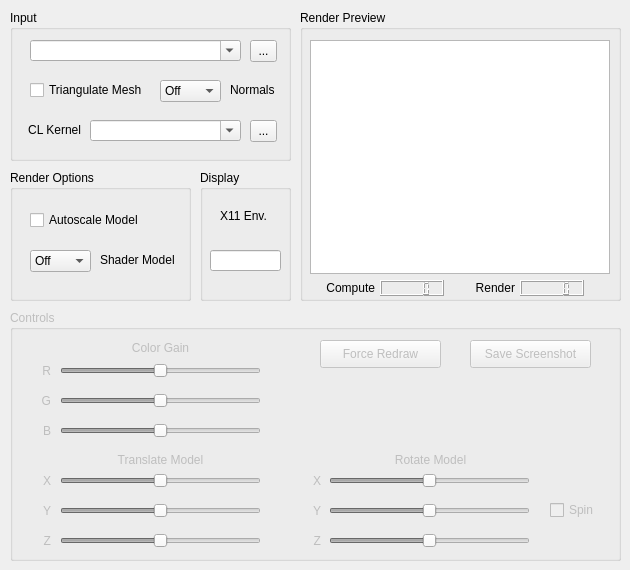
    <widget class="QWidget" name="dscp4Tab">
     <attribute name="title">
      <string>&amp;DSCP4</string>
     </attribute>
     <widget class="QGroupBox" name="inputGroupBox">
      <property name="geometry">
       <rect>
        <x>10</x>
        <y>10</y>
        <width>281</width>
        <height>151</height>
       </rect>
      </property>
      <property name="toolTip">
       <string>&lt;html&gt;&lt;head/&gt;&lt;body&gt;&lt;p&gt;Input run-time options&lt;/p&gt;&lt;/body&gt;&lt;/html&gt;</string>
      </property>
      <property name="title">
       <string>Input</string>
      </property>
      <widget class="QComboBox" name="inputFileComboBox">
       <property name="geometry">
        <rect>
         <x>20</x>
         <y>30</y>
         <width>211</width>
         <height>21</height>
        </rect>
       </property>
       <property name="acceptDrops">
        <bool>false</bool>
       </property>
       <property name="toolTip">
        <string>&lt;html&gt;&lt;head/&gt;&lt;body&gt;&lt;p&gt;Sets the 3D object filename&lt;/p&gt;&lt;/body&gt;&lt;/html&gt;</string>
       </property>
       <property name="editable">
        <bool>true</bool>
       </property>
      </widget>
      <widget class="QToolButton" name="inputFileToolButton">
       <property name="geometry">
        <rect>
         <x>240</x>
         <y>30</y>
         <width>27</width>
         <height>22</height>
        </rect>
       </property>
       <property name="text">
        <string>...</string>
       </property>
      </widget>
      <widget class="QCheckBox" name="triangulateMeshCheckBox">
       <property name="geometry">
        <rect>
         <x>20</x>
         <y>70</y>
         <width>131</width>
         <height>20</height>
        </rect>
       </property>
       <property name="toolTip">
        <string>&lt;html&gt;&lt;head/&gt;&lt;body&gt;&lt;p&gt;Triangulates all vertices of all meshes&lt;/p&gt;&lt;/body&gt;&lt;/html&gt;</string>
       </property>
       <property name="layoutDirection">
        <enum>Qt::LeftToRight</enum>
       </property>
       <property name="text">
        <string>Triangulate Mesh</string>
       </property>
      </widget>
      <widget class="QComboBox" name="generateNormalsComboBox">
       <property name="geometry">
        <rect>
         <x>150</x>
         <y>70</y>
         <width>61</width>
         <height>22</height>
        </rect>
       </property>
       <property name="toolTip">
        <string>&lt;html&gt;&lt;head/&gt;&lt;body&gt;&lt;p&gt;Generates normals for lighting&lt;/p&gt;&lt;/body&gt;&lt;/html&gt;</string>
       </property>
       <item>
        <property name="text">
         <string>Off</string>
        </property>
       </item>
       <item>
        <property name="text">
         <string>Flat</string>
        </property>
       </item>
       <item>
        <property name="text">
         <string>Smooth</string>
        </property>
       </item>
      </widget>
      <widget class="QLabel" name="generateNormalsLabel">
       <property name="geometry">
        <rect>
         <x>220</x>
         <y>70</y>
         <width>51</width>
         <height>20</height>
        </rect>
       </property>
       <property name="text">
        <string>Normals</string>
       </property>
      </widget>
      <widget class="QComboBox" name="openclKernelFileComboBox">
       <property name="geometry">
        <rect>
         <x>80</x>
         <y>110</y>
         <width>151</width>
         <height>21</height>
        </rect>
       </property>
       <property name="acceptDrops">
        <bool>false</bool>
       </property>
       <property name="toolTip">
        <string>&lt;html&gt;&lt;head/&gt;&lt;body&gt;&lt;p&gt;Sets the OpenCL kernel filename (only applies if using OpenCL compute method)&lt;/p&gt;&lt;/body&gt;&lt;/html&gt;</string>
       </property>
       <property name="editable">
        <bool>true</bool>
       </property>
      </widget>
      <widget class="QLabel" name="openclKernelLabel">
       <property name="geometry">
        <rect>
         <x>10</x>
         <y>110</y>
         <width>61</width>
         <height>20</height>
        </rect>
       </property>
       <property name="text">
        <string>CL Kernel</string>
       </property>
       <property name="alignment">
        <set>Qt::AlignRight|Qt::AlignTrailing|Qt::AlignVCenter</set>
       </property>
      </widget>
      <widget class="QToolButton" name="openclKernelFileToolButton">
       <property name="geometry">
        <rect>
         <x>240</x>
         <y>110</y>
         <width>27</width>
         <height>22</height>
        </rect>
       </property>
       <property name="text">
        <string>...</string>
       </property>
      </widget>
     </widget>
     <widget class="QGroupBox" name="renderGroupBox">
      <property name="geometry">
       <rect>
        <x>10</x>
        <y>170</y>
        <width>181</width>
        <height>131</height>
       </rect>
      </property>
      <property name="title">
       <string>Render Options</string>
      </property>
      <widget class="QCheckBox" name="autoscaleModelCheckBox">
       <property name="geometry">
        <rect>
         <x>20</x>
         <y>40</y>
         <width>161</width>
         <height>20</height>
        </rect>
       </property>
       <property name="toolTip">
        <string>&lt;html&gt;&lt;head/&gt;&lt;body&gt;&lt;p&gt;Autoscales and centers 3D model data&lt;/p&gt;&lt;/body&gt;&lt;/html&gt;</string>
       </property>
       <property name="text">
        <string>Autoscale Model</string>
       </property>
      </widget>
      <widget class="QComboBox" name="shaderModelComboBox">
       <property name="geometry">
        <rect>
         <x>20</x>
         <y>80</y>
         <width>61</width>
         <height>22</height>
        </rect>
       </property>
       <property name="toolTip">
        <string>&lt;html&gt;&lt;head/&gt;&lt;body&gt;&lt;p&gt;Sets the renderer's lighting model&lt;/p&gt;&lt;/body&gt;&lt;/html&gt;</string>
       </property>
       <item>
        <property name="text">
         <string>Off</string>
        </property>
       </item>
       <item>
        <property name="text">
         <string>Flat</string>
        </property>
       </item>
       <item>
        <property name="text">
         <string>Smooth</string>
        </property>
       </item>
      </widget>
      <widget class="QLabel" name="shaderModelLabel">
       <property name="geometry">
        <rect>
         <x>90</x>
         <y>80</y>
         <width>81</width>
         <height>20</height>
        </rect>
       </property>
       <property name="text">
        <string>Shader Model</string>
       </property>
      </widget>
     </widget>
     <widget class="QGroupBox" name="controlGroupBox">
      <property name="enabled">
       <bool>false</bool>
      </property>
      <property name="geometry">
       <rect>
        <x>10</x>
        <y>310</y>
        <width>611</width>
        <height>251</height>
       </rect>
      </property>
      <property name="title">
       <string>Controls</string>
      </property>
      <widget class="QSlider" name="redColorGainHorizontalSlider">
       <property name="enabled">
        <bool>false</bool>
       </property>
       <property name="geometry">
        <rect>
         <x>50</x>
         <y>50</y>
         <width>201</width>
         <height>22</height>
        </rect>
       </property>
       <property name="minimum">
        <number>-100</number>
       </property>
       <property name="maximum">
        <number>100</number>
       </property>
       <property name="singleStep">
        <number>1</number>
       </property>
       <property name="orientation">
        <enum>Qt::Horizontal</enum>
       </property>
      </widget>
      <widget class="QSlider" name="greenColorGainHorizontalSlider">
       <property name="enabled">
        <bool>false</bool>
       </property>
       <property name="geometry">
        <rect>
         <x>50</x>
         <y>80</y>
         <width>201</width>
         <height>22</height>
        </rect>
       </property>
       <property name="minimum">
        <number>-1000</number>
       </property>
       <property name="maximum">
        <number>1000</number>
       </property>
       <property name="singleStep">
        <number>1</number>
       </property>
       <property name="pageStep">
        <number>100</number>
       </property>
       <property name="orientation">
        <enum>Qt::Horizontal</enum>
       </property>
       <property name="tickPosition">
        <enum>QSlider::NoTicks</enum>
       </property>
       <property name="tickInterval">
        <number>0</number>
       </property>
      </widget>
      <widget class="QSlider" name="blueColorGainHorizontalSlider">
       <property name="enabled">
        <bool>false</bool>
       </property>
       <property name="geometry">
        <rect>
         <x>50</x>
         <y>110</y>
         <width>201</width>
         <height>22</height>
        </rect>
       </property>
       <property name="minimum">
        <number>-1000</number>
       </property>
       <property name="maximum">
        <number>1000</number>
       </property>
       <property name="singleStep">
        <number>1</number>
       </property>
       <property name="pageStep">
        <number>100</number>
       </property>
       <property name="orientation">
        <enum>Qt::Horizontal</enum>
       </property>
      </widget>
      <widget class="QLabel" name="colorGainLabel">
       <property name="geometry">
        <rect>
         <x>100</x>
         <y>30</y>
         <width>101</width>
         <height>16</height>
        </rect>
       </property>
       <property name="text">
        <string>Color Gain</string>
       </property>
       <property name="alignment">
        <set>Qt::AlignCenter</set>
       </property>
      </widget>
      <widget class="QLabel" name="rColorGainLabel">
       <property name="geometry">
        <rect>
         <x>20</x>
         <y>50</y>
         <width>21</width>
         <height>21</height>
        </rect>
       </property>
       <property name="text">
        <string>R</string>
       </property>
       <property name="alignment">
        <set>Qt::AlignRight|Qt::AlignTrailing|Qt::AlignVCenter</set>
       </property>
      </widget>
      <widget class="QLabel" name="gColorGainLabel">
       <property name="geometry">
        <rect>
         <x>20</x>
         <y>80</y>
         <width>21</width>
         <height>21</height>
        </rect>
       </property>
       <property name="text">
        <string>G</string>
       </property>
       <property name="alignment">
        <set>Qt::AlignRight|Qt::AlignTrailing|Qt::AlignVCenter</set>
       </property>
      </widget>
      <widget class="QLabel" name="brColorGainLabel">
       <property name="geometry">
        <rect>
         <x>20</x>
         <y>110</y>
         <width>21</width>
         <height>21</height>
        </rect>
       </property>
       <property name="text">
        <string>B</string>
       </property>
       <property name="alignment">
        <set>Qt::AlignRight|Qt::AlignTrailing|Qt::AlignVCenter</set>
       </property>
      </widget>
      <widget class="QSlider" name="xTranslateHorizontalSlider">
       <property name="enabled">
        <bool>false</bool>
       </property>
       <property name="geometry">
        <rect>
         <x>50</x>
         <y>160</y>
         <width>201</width>
         <height>22</height>
        </rect>
       </property>
       <property name="minimum">
        <number>-1000</number>
       </property>
       <property name="maximum">
        <number>1000</number>
       </property>
       <property name="pageStep">
        <number>100</number>
       </property>
       <property name="orientation">
        <enum>Qt::Horizontal</enum>
       </property>
      </widget>
      <widget class="QSlider" name="zTranslateHorizontalSlider">
       <property name="enabled">
        <bool>false</bool>
       </property>
       <property name="geometry">
        <rect>
         <x>50</x>
         <y>220</y>
         <width>201</width>
         <height>22</height>
        </rect>
       </property>
       <property name="minimum">
        <number>-1000</number>
       </property>
       <property name="maximum">
        <number>1000</number>
       </property>
       <property name="pageStep">
        <number>100</number>
       </property>
       <property name="orientation">
        <enum>Qt::Horizontal</enum>
       </property>
      </widget>
      <widget class="QSlider" name="yTranslateHorizontalSlider">
       <property name="enabled">
        <bool>false</bool>
       </property>
       <property name="geometry">
        <rect>
         <x>50</x>
         <y>190</y>
         <width>201</width>
         <height>22</height>
        </rect>
       </property>
       <property name="minimum">
        <number>-1000</number>
       </property>
       <property name="maximum">
        <number>1000</number>
       </property>
       <property name="pageStep">
        <number>100</number>
       </property>
       <property name="orientation">
        <enum>Qt::Horizontal</enum>
       </property>
      </widget>
      <widget class="QLabel" name="xTranslateModelLabel">
       <property name="geometry">
        <rect>
         <x>20</x>
         <y>160</y>
         <width>21</width>
         <height>21</height>
        </rect>
       </property>
       <property name="text">
        <string>X</string>
       </property>
       <property name="alignment">
        <set>Qt::AlignRight|Qt::AlignTrailing|Qt::AlignVCenter</set>
       </property>
      </widget>
      <widget class="QLabel" name="zTranslateModelLabel">
       <property name="geometry">
        <rect>
         <x>20</x>
         <y>220</y>
         <width>21</width>
         <height>21</height>
        </rect>
       </property>
       <property name="text">
        <string>Z</string>
       </property>
       <property name="alignment">
        <set>Qt::AlignRight|Qt::AlignTrailing|Qt::AlignVCenter</set>
       </property>
      </widget>
      <widget class="QLabel" name="yTranslateModelLabel">
       <property name="geometry">
        <rect>
         <x>20</x>
         <y>190</y>
         <width>21</width>
         <height>21</height>
        </rect>
       </property>
       <property name="text">
        <string>Y</string>
       </property>
       <property name="alignment">
        <set>Qt::AlignRight|Qt::AlignTrailing|Qt::AlignVCenter</set>
       </property>
      </widget>
      <widget class="QLabel" name="translateModelLabel">
       <property name="geometry">
        <rect>
         <x>50</x>
         <y>140</y>
         <width>201</width>
         <height>20</height>
        </rect>
       </property>
       <property name="text">
        <string>Translate Model</string>
       </property>
       <property name="alignment">
        <set>Qt::AlignCenter</set>
       </property>
      </widget>
      <widget class="QPushButton" name="saveScreenshotButton">
       <property name="enabled">
        <bool>false</bool>
       </property>
       <property name="geometry">
        <rect>
         <x>460</x>
         <y>30</y>
         <width>121</width>
         <height>28</height>
        </rect>
       </property>
       <property name="toolTip">
        <string>&lt;html&gt;&lt;head/&gt;&lt;body&gt;&lt;p&gt;Sends a command to the renderer to save a PNG of the framebuffers&lt;/p&gt;&lt;/body&gt;&lt;/html&gt;</string>
       </property>
       <property name="text">
        <string>Save Screenshot</string>
       </property>
      </widget>
      <widget class="QPushButton" name="forceRedrawButton">
       <property name="enabled">
        <bool>false</bool>
       </property>
       <property name="geometry">
        <rect>
         <x>310</x>
         <y>30</y>
         <width>121</width>
         <height>28</height>
        </rect>
       </property>
       <property name="toolTip">
        <string>&lt;html&gt;&lt;head/&gt;&lt;body&gt;&lt;p&gt;Sends a command to the renderer to re-draw the current frame&lt;/p&gt;&lt;/body&gt;&lt;/html&gt;</string>
       </property>
       <property name="text">
        <string>Force Redraw</string>
       </property>
      </widget>
      <widget class="QCheckBox" name="spinModelCheckBox">
       <property name="enabled">
        <bool>false</bool>
       </property>
       <property name="geometry">
        <rect>
         <x>540</x>
         <y>190</y>
         <width>51</width>
         <height>20</height>
        </rect>
       </property>
       <property name="text">
        <string>Spin</string>
       </property>
      </widget>
      <widget class="QLabel" name="yRotateModelLabel">
       <property name="geometry">
        <rect>
         <x>290</x>
         <y>190</y>
         <width>21</width>
         <height>21</height>
        </rect>
       </property>
       <property name="text">
        <string>Y</string>
       </property>
       <property name="alignment">
        <set>Qt::AlignRight|Qt::AlignTrailing|Qt::AlignVCenter</set>
       </property>
      </widget>
      <widget class="QLabel" name="rotateModelLabel">
       <property name="geometry">
        <rect>
         <x>320</x>
         <y>140</y>
         <width>201</width>
         <height>20</height>
        </rect>
       </property>
       <property name="text">
        <string>Rotate Model</string>
       </property>
       <property name="alignment">
        <set>Qt::AlignCenter</set>
       </property>
      </widget>
      <widget class="QLabel" name="xRotateModelLabel">
       <property name="geometry">
        <rect>
         <x>290</x>
         <y>160</y>
         <width>21</width>
         <height>21</height>
        </rect>
       </property>
       <property name="text">
        <string>X</string>
       </property>
       <property name="alignment">
        <set>Qt::AlignRight|Qt::AlignTrailing|Qt::AlignVCenter</set>
       </property>
      </widget>
      <widget class="QSlider" name="yRotateHorizontalSlider">
       <property name="enabled">
        <bool>false</bool>
       </property>
       <property name="geometry">
        <rect>
         <x>319</x>
         <y>190</y>
         <width>201</width>
         <height>22</height>
        </rect>
       </property>
       <property name="minimum">
        <number>-1000</number>
       </property>
       <property name="maximum">
        <number>1000</number>
       </property>
       <property name="pageStep">
        <number>100</number>
       </property>
       <property name="orientation">
        <enum>Qt::Horizontal</enum>
       </property>
      </widget>
      <widget class="QSlider" name="xRotateHorizontalSlider">
       <property name="enabled">
        <bool>false</bool>
       </property>
       <property name="geometry">
        <rect>
         <x>319</x>
         <y>160</y>
         <width>201</width>
         <height>22</height>
        </rect>
       </property>
       <property name="minimum">
        <number>-1000</number>
       </property>
       <property name="maximum">
        <number>1000</number>
       </property>
       <property name="pageStep">
        <number>100</number>
       </property>
       <property name="orientation">
        <enum>Qt::Horizontal</enum>
       </property>
      </widget>
      <widget class="QLabel" name="zRotateModelLabel">
       <property name="geometry">
        <rect>
         <x>290</x>
         <y>220</y>
         <width>21</width>
         <height>21</height>
        </rect>
       </property>
       <property name="text">
        <string>Z</string>
       </property>
       <property name="alignment">
        <set>Qt::AlignRight|Qt::AlignTrailing|Qt::AlignVCenter</set>
       </property>
      </widget>
      <widget class="QSlider" name="zRotateHorizontalSlider">
       <property name="enabled">
        <bool>false</bool>
       </property>
       <property name="geometry">
        <rect>
         <x>319</x>
         <y>220</y>
         <width>201</width>
         <height>22</height>
        </rect>
       </property>
       <property name="minimum">
        <number>-1000</number>
       </property>
       <property name="maximum">
        <number>1000</number>
       </property>
       <property name="pageStep">
        <number>100</number>
       </property>
       <property name="orientation">
        <enum>Qt::Horizontal</enum>
       </property>
      </widget>
     </widget>
     <widget class="QGroupBox" name="displayGroupBox">
      <property name="geometry">
       <rect>
        <x>200</x>
        <y>170</y>
        <width>91</width>
        <height>131</height>
       </rect>
      </property>
      <property name="title">
       <string>Display</string>
      </property>
      <widget class="QLineEdit" name="x11DisplayEnvLineEdit">
       <property name="geometry">
        <rect>
         <x>10</x>
         <y>80</y>
         <width>71</width>
         <height>21</height>
        </rect>
       </property>
       <property name="toolTip">
        <string>&lt;html&gt;&lt;head/&gt;&lt;body&gt;&lt;p&gt;Sets the X11 display environment variable (e.g. DISPLAY=:0)&lt;/p&gt;&lt;/body&gt;&lt;/html&gt;</string>
       </property>
      </widget>
      <widget class="QLabel" name="x11DisplayEnvLabel">
       <property name="geometry">
        <rect>
         <x>20</x>
         <y>30</y>
         <width>55</width>
         <height>31</height>
        </rect>
       </property>
       <property name="text">
        <string>X11 Env.</string>
       </property>
      </widget>
     </widget>
     <widget class="QGroupBox" name="renderPreviewGroupBox">
      <property name="geometry">
       <rect>
        <x>300</x>
        <y>10</y>
        <width>321</width>
        <height>291</height>
       </rect>
      </property>
      <property name="title">
       <string>Render Preview</string>
      </property>
      <widget class="QLCDNumber" name="renderFPSCounter">
       <property name="geometry">
        <rect>
         <x>220</x>
         <y>270</y>
         <width>64</width>
         <height>16</height>
        </rect>
       </property>
       <property name="toolTip">
        <string>&lt;html&gt;&lt;head/&gt;&lt;body&gt;&lt;p&gt;The total frame render speed, in FPS&lt;/p&gt;&lt;/body&gt;&lt;/html&gt;</string>
       </property>
      </widget>
      <widget class="QLabel" name="renderFPSLabel">
       <property name="geometry">
        <rect>
         <x>160</x>
         <y>270</y>
         <width>55</width>
         <height>16</height>
        </rect>
       </property>
       <property name="text">
        <string>Render</string>
       </property>
       <property name="alignment">
        <set>Qt::AlignRight|Qt::AlignTrailing|Qt::AlignVCenter</set>
       </property>
      </widget>
      <widget class="QLabel" name="computeFPSLabel">
       <property name="geometry">
        <rect>
         <x>20</x>
         <y>270</y>
         <width>55</width>
         <height>16</height>
        </rect>
       </property>
       <property name="text">
        <string>Compute</string>
       </property>
       <property name="alignment">
        <set>Qt::AlignRight|Qt::AlignTrailing|Qt::AlignVCenter</set>
       </property>
      </widget>
      <widget class="QGraphicsView" name="renderPreviewGraphicsView">
       <property name="geometry">
        <rect>
         <x>10</x>
         <y>30</y>
         <width>300</width>
         <height>234</height>
        </rect>
       </property>
       <property name="backgroundBrush">
        <brush brushstyle="NoBrush">
         <color alpha="255">
          <red>0</red>
          <green>0</green>
          <blue>0</blue>
         </color>
        </brush>
       </property>
       <property name="foregroundBrush">
        <brush brushstyle="NoBrush">
         <color alpha="255">
          <red>0</red>
          <green>0</green>
          <blue>0</blue>
         </color>
        </brush>
       </property>
       <property name="interactive">
        <bool>false</bool>
       </property>
      </widget>
      <widget class="QLCDNumber" name="computeFPSCounter">
       <property name="geometry">
        <rect>
         <x>80</x>
         <y>270</y>
         <width>64</width>
         <height>16</height>
        </rect>
       </property>
       <property name="toolTip">
        <string>&lt;html&gt;&lt;head/&gt;&lt;body&gt;&lt;p&gt;The hologram computation speed, in FPS&lt;/p&gt;&lt;/body&gt;&lt;/html&gt;</string>
       </property>
      </widget>
     </widget>
    </widget>
